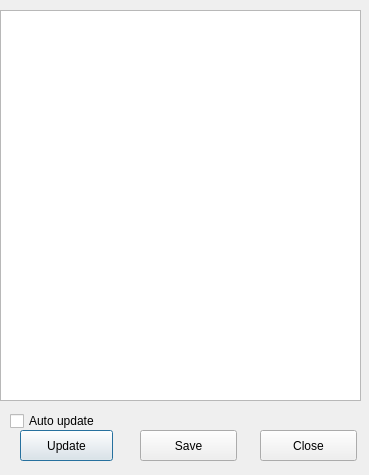
<?xml version="1.0" encoding="UTF-8"?>
<ui version="4.0">
 <class>statisticDialog</class>
 <widget class="QDialog" name="statisticDialog">
  <property name="geometry">
   <rect>
    <x>0</x>
    <y>0</y>
    <width>369</width>
    <height>475</height>
   </rect>
  </property>
  <property name="windowTitle">
   <string>Statistics </string>
  </property>
  <widget class="QCheckBox" name="cbStatsAutoUpdate">
   <property name="geometry">
    <rect>
     <x>10</x>
     <y>410</y>
     <width>121</width>
     <height>22</height>
    </rect>
   </property>
   <property name="text">
    <string>Auto update</string>
   </property>
  </widget>
  <widget class="QPushButton" name="pbStatsUpdate">
   <property name="geometry">
    <rect>
     <x>20</x>
     <y>430</y>
     <width>93</width>
     <height>31</height>
    </rect>
   </property>
   <property name="text">
    <string>Update</string>
   </property>
  </widget>
  <widget class="QTextBrowser" name="tbStatsText">
   <property name="geometry">
    <rect>
     <x>0</x>
     <y>10</y>
     <width>361</width>
     <height>391</height>
    </rect>
   </property>
  </widget>
  <widget class="QPushButton" name="pbStatsClose">
   <property name="geometry">
    <rect>
     <x>260</x>
     <y>430</y>
     <width>97</width>
     <height>31</height>
    </rect>
   </property>
   <property name="text">
    <string>Close</string>
   </property>
  </widget>
  <widget class="QPushButton" name="pbStatsSave">
   <property name="geometry">
    <rect>
     <x>140</x>
     <y>430</y>
     <width>97</width>
     <height>31</height>
    </rect>
   </property>
   <property name="text">
    <string>Save</string>
   </property>
  </widget>
 </widget>
 <resources/>
 <connections/>
</ui>
